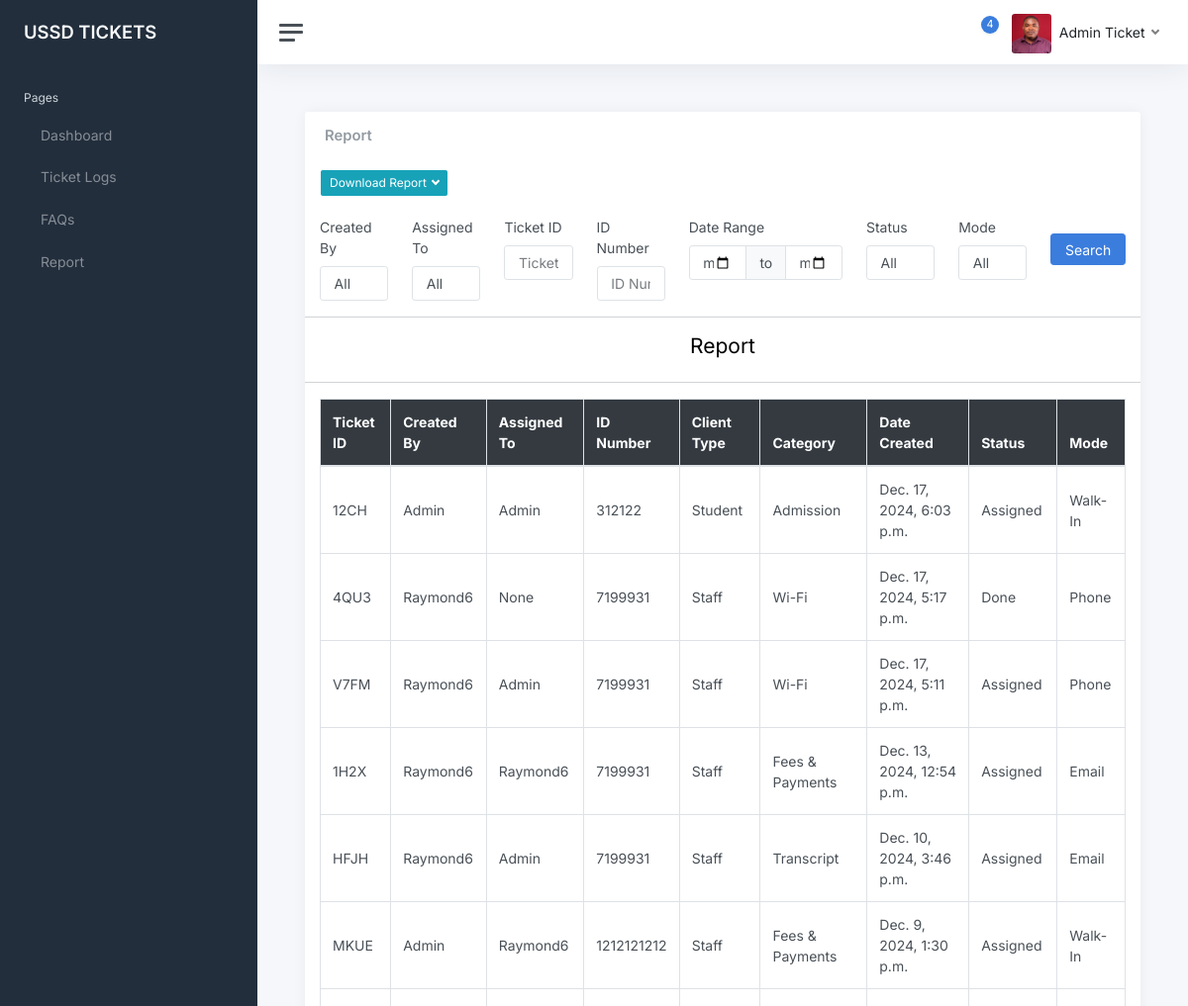
/report (signed in, upper part), run on an earlier commit of the app's database.
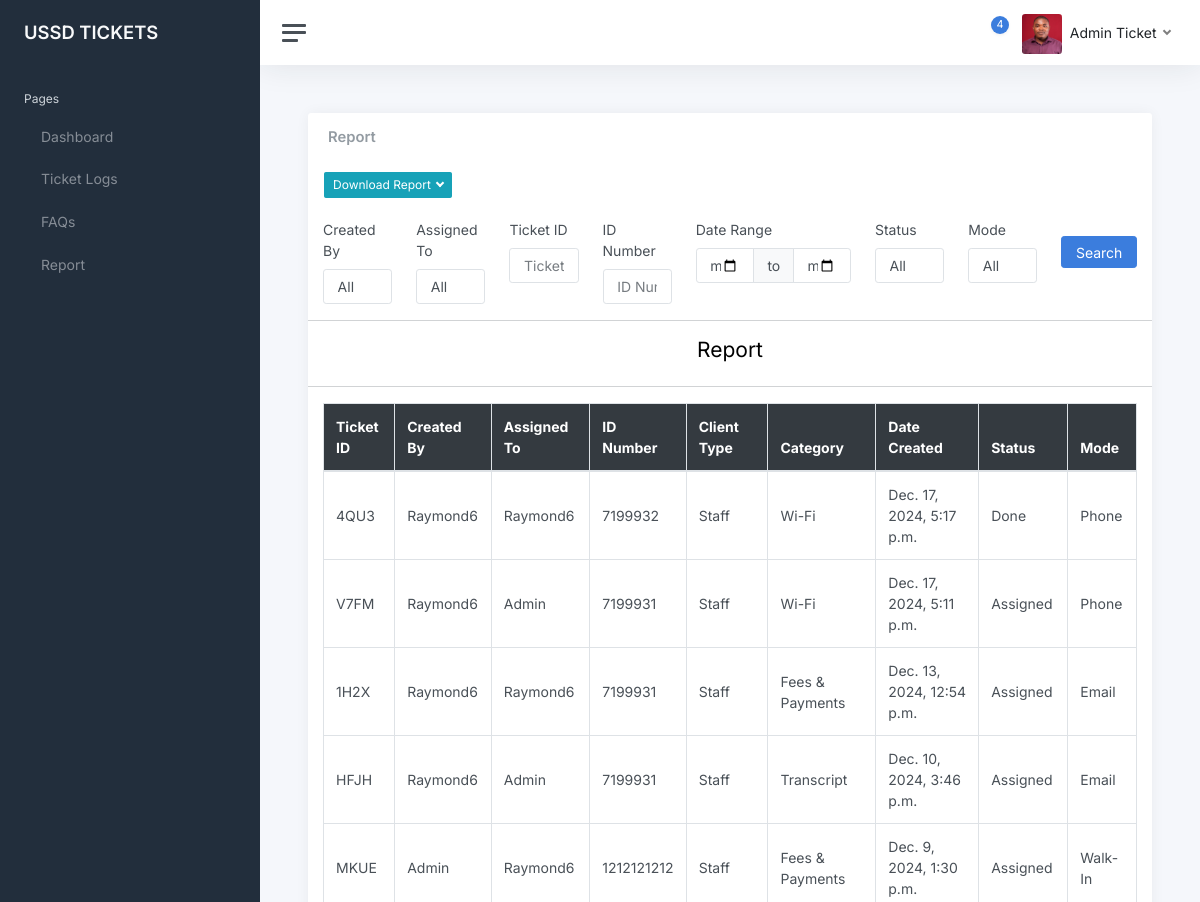
And on a later commit of the database.
### ticksys/models.py (models this page shows, shortened)
class Ticket(models.Model):
    TICKET_STATUS = [
        ('Assigned', 'Assigned'),
        ('In Progress', 'In Progress'),
        ('Done', 'Done'),
    ]
    CLIENT_TYPE = [
        ('Staff', 'Staff'),
        ('Student', 'Student'),
        ('Other', 'Other')
    ]
    MODE_CHOICES = [
        ('Walk-In', 'Walk-In'),
        ('Phone', 'Phone'),
        ('Email', 'Email'),
        ('Other', 'Other')
    ]
    CATEGORY = [
        ('Credentials', 'Credentials'),
        ('Fees & Payments', 'Fees & Payments'),
        ('VClass', 'VClass'),
        ('Transcript', 'Transcript'),
        ('Admission', 'Admission'),
        ('Wi-Fi', 'Wi-Fi'),
        ('Other', 'Other')
    ]
    user = models.ForeignKey(User, models.CASCADE, null=True)
    ticket_number = models.CharField(max_length=4, default=generate_ticket_number, unique=True, editable=False)
    id_number = models.CharField(max_length=20, unique=False)
    description = models.TextField()
    status = models.CharField(max_length=25, choices=TICKET_STATUS, default='In Progress')
    category = models.CharField(max_length=100, choices=CATEGORY)
    client_type = models.CharField(max_length=20, choices=CLIENT_TYPE, default='Student')
    created_at = models.DateTimeField(auto_now_add=True)
    updated_at = models.DateTimeField(auto_now=True)
    mode = models.CharField(max_length=20, choices=MODE_CHOICES, default='Walk-In')
    assigned_to = models.CharField(max_length=30, null=True)
    created_by = models.CharField(max_length=30, null=True)

### ticksys/views.py (the view, shortened to what this page needs)
# urls.py: path('report', user_views.report, name='report'),
def report(request):
    user = request.user
    if request.user.is_superuser:
        tickets = Ticket.objects.annotate(
            month_year=TruncMonth('created_at')
        ).values('month_year').annotate(
            count=Count('id')
        ).order_by('-month_year')
    else:
        tickets = Ticket.objects.filter(Q(user=user) | Q(assigned_to=user.username)).annotate(
            month_year=TruncMonth('created_at')
        ).values('month_year').annotate(
            count=Count('id')
        ).order_by('-month_year')
    status_options = Ticket.objects.values_list('status', flat=True).distinct()
    available_months = [(ticket['month_year'].strftime('%B %Y'), ticket['month_year'].strftime('%Y-%m-01'), ticket['month_year'].strftime('%Y-%m-31')) for ticket in tickets]
    mode_options = Ticket.objects.values_list('mode', flat=True).distinct()
    tl = Ticket.objects.order_by('-id')
    tickets1 = Ticket.objects.all()
    tickets2 = Ticket.objects.filter(Q(user=user) | Q(assigned_to=user.username)).order_by('-id')
    user_set = set()
    assigned_to_set = set()
    for ticket in tickets1:
        if ticket.user:
            user_set.add(ticket.user)
        if ticket.assigned_to:
            assigned_to_set.add(ticket.assigned_to)
    ticket_id = request.GET.get('id')
    ticket_number = request.GET.get('ticket_number')
    created_by = request.GET.get('created_by')
    id_number = request.GET.get('id_number')
    status = request.GET.get('status')
    mode = request.GET.get('mode')
    date_from = request.GET.get('date_from')
    date_to = request.GET.get('date_to')
    assigned_to = request.GET.get('assigned_to')
    request.session['id'] = ticket_id
    request.session['ticket_number'] = ticket_number
    request.session['created_by'] = created_by
    request.session['id_number'] = id_number
    request.session['date_from'] = date_from
    request.session['date_to'] = date_to
    request.session['status'] = status
    request.session['mode'] = mode
    request.session['assigned_to'] = assigned_to
    if request.user.is_superuser:
        tl = tl.filter(
            Q(created_at__range=[date_from, date_to]) if date_from and date_to else Q()
        )
        if is_valid_queryparam(ticket_id):
            tl = tl.filter(id=ticket_id)
        if is_valid_queryparam(ticket_number):
            tl = tl.filter(ticket_number__icontains=ticket_number)
        if is_valid_queryparam(created_by):
            try:
                user = User.objects.get(username=created_by)  # Retrieve the user by username
                tl = tl.filter(Q(user=user))  # Filter by user object
            except User.DoesNotExist:
                tl = tl.none()
        if is_valid_queryparam(id_number):
            tl = tl.filter(id_number__icontains=id_number)
        if is_valid_queryparam(status):
            tl = tl.filter(status=status)
        if is_valid_queryparam(mode):
            tl = tl.filter(mode=mode)
        if is_valid_queryparam(assigned_to):
            tl = tl.filter(assigned_to__icontains=assigned_to)
        page = request.GET.get('page', 1)
        paginator = Paginator(tl, 30)
        try:
            tl = paginator.page(page)
        except PageNotAnInteger:
            tl = paginator.page(1)
        except EmptyPage:
            tl = paginator.page(paginator.num_pages)
    context = {
        'tickets1' : tickets,
        'tickets2' : tickets2,
        'ticket_list': tl,
        'ticket_id' : ticket_id,
        'created_by': created_by,
        'assigned_to' : assigned_to,
        'ticket_number': ticket_number,
        'mode': mode,
        'date_from': date_from,
        'date_to': date_to,
        'status': status,
        'available_months': available_months,
        'user_options': user_set,
        'assigned_to_options': assigned_to_set,
        'status_options' : status_options,
        'mode_options' : mode_options
    }
    return render(request, 'report.html', context)

### ticksys/views.py (called while the page is built)
def is_valid_queryparam(param):
    return param != '' and param is not None

### templates/report.html (shortened to what the changed rows need)
{% extends 'index.html' %}
    {% block content %}
    <main class="content">
        <div class="container-fluid p-0">
            <div class="row">
                <div class="col-12 d-flex">
                    <div class="card flex-fill">
                        <br>
        {% if request.user.is_superuser  %}
        <div class="col-12">
            <div style="max-height: 70vh; overflow-y: auto;">
                <table class="table table-bordered">
                    <thead class="thead-dark">
                    <tr>
                        <th scope="col">Ticket ID</th>
                        <th scope="col">Created By</th>
                        <th scope="col">Assigned To</th>
                        <th scope="col">ID Number</th>
                        <th scope="col">Client Type</th>
                        <th scope="col">Category</th>
                        <th scope="col">Date Created</th>
                        <th scope="col">Status</th>
                        <th scope="col">Mode</th>
                    </tr>
                    </thead>
                    <tbody class="table-group-divider">
                        {% for ticket in ticket_list %}
                        <tr>
                            <td scope="col">{{ticket.ticket_number}}</td>
                            <td scope="col">{{ticket.user|title}}</td>
                            <td scope="col">{{ticket.assigned_to|title}}</td>
                            <td scope="col">{{ticket.id_number}}</td>
                            <td scope="col">{{ticket.client_type|title}}</td>
                            <td scope="col">{{ticket.category|title}}</td>
                            <td scope="col">{{ticket.created_at}}</td>
                            <td scope="col" >{{ticket.status|title}}</td>
                            <td scope="col">{{ticket.mode|title}}</td>
                        </tr>
                        {% endfor %}
                    </tbody>
                </table>
            </div>
            </div>
        </div>
        {% endif %}
                    </div>
                </div>
            </div>
            </main>
    {% endblock %}

What changed in the data, as far as the page shows it:
removed Ticket: ticket_number "12CH", user "Admin", assigned_to "Admin", id_number "312122", client_type "Student", category "Admission", created_at "Dec. 17, 2024, 6:03 p.m.", status "Assigned", mode "Walk-In"
changed Ticket "4QU3": assigned_to "None" → "Raymond6"; id_number "7199931" → "7199932"
